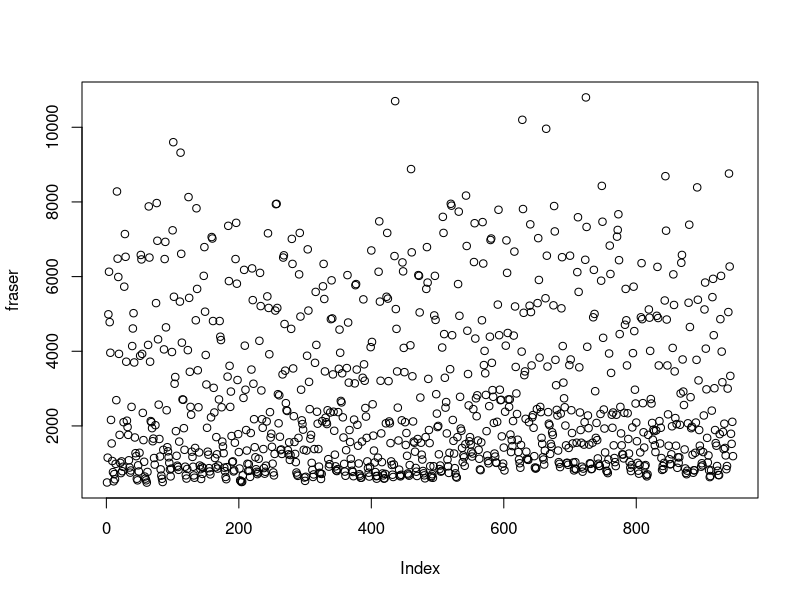
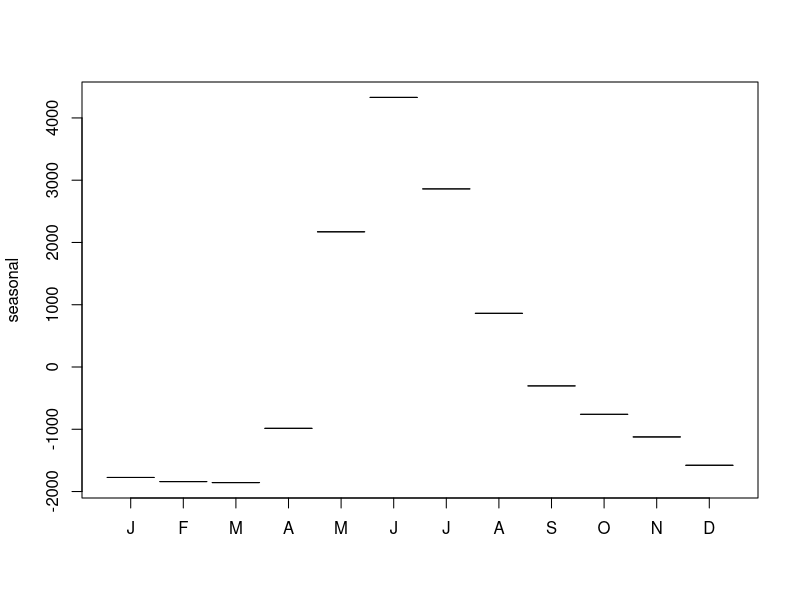
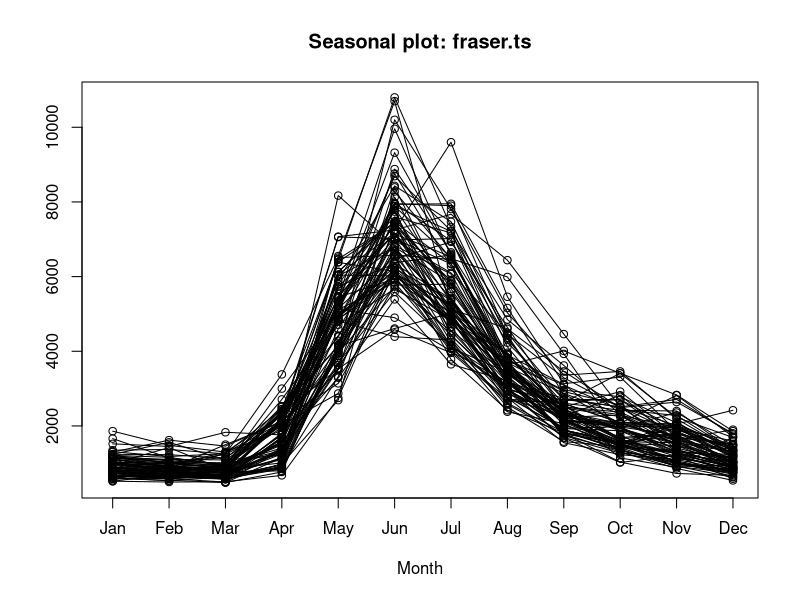
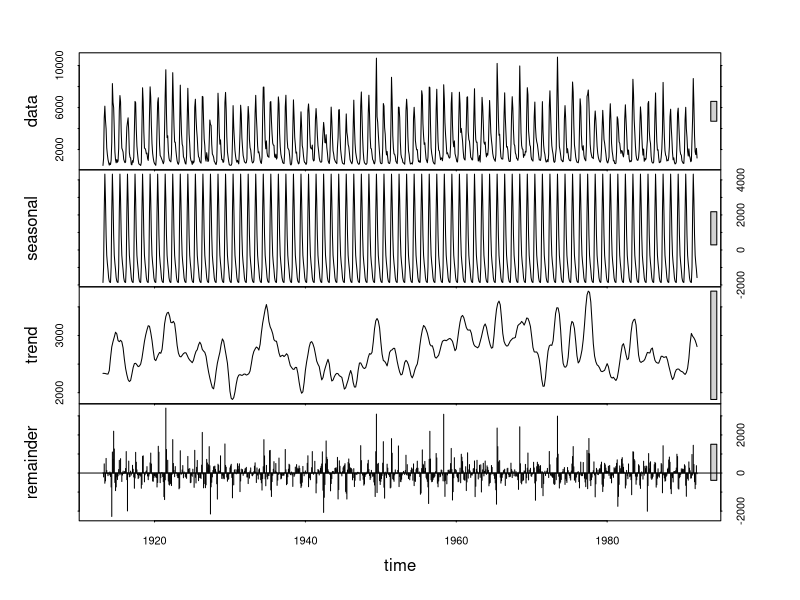
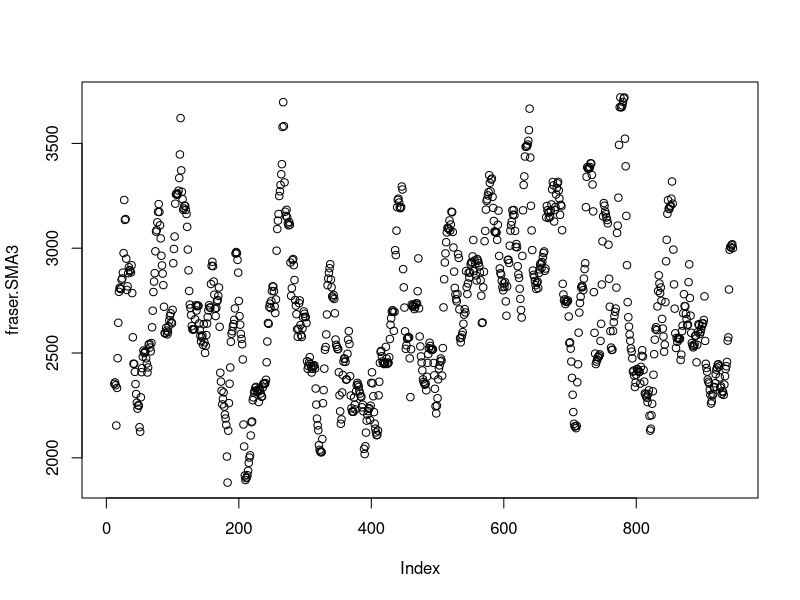
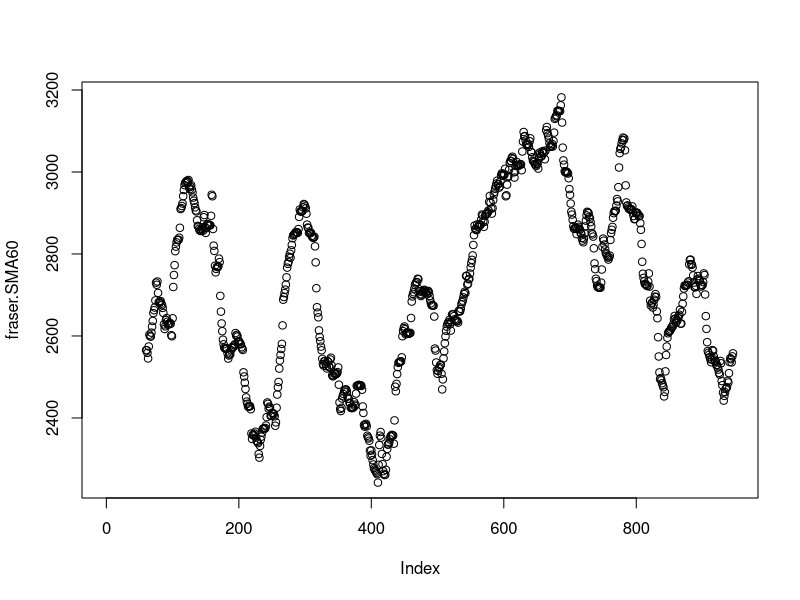
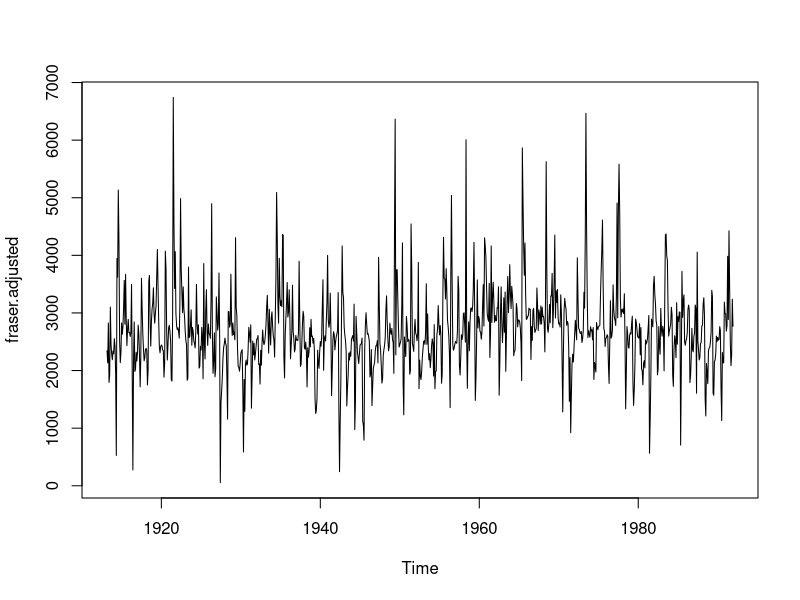
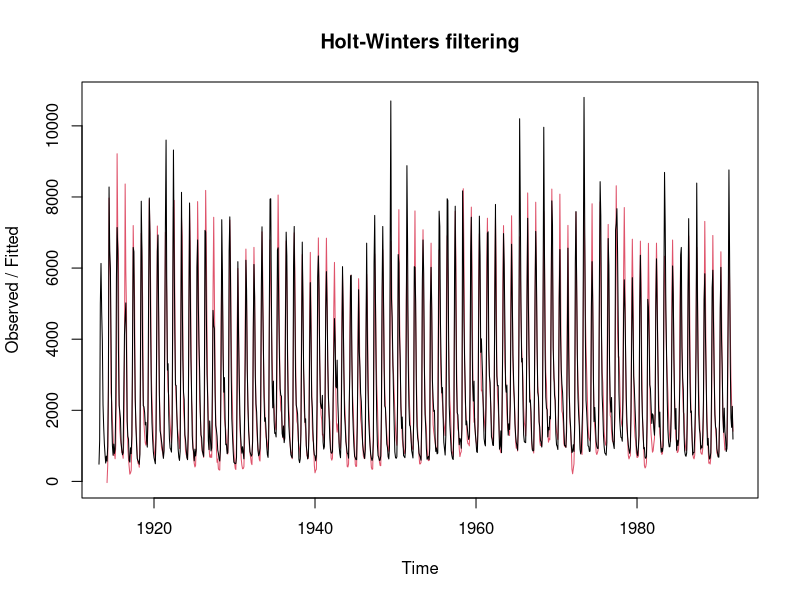

Write the R code that produced these figures, in order. (Note: this script raises an error after producing the figures.)
# load data Fraser River monthly flows
fraser <- scan("time-series/fraser.txt")
# standard plot
plot(fraser)

# specify a frequency and convert the dataset to a time series using the ts
# function
fraser.ts <- ts(fraser, frequency=12, start=c(1913,3))
fraser.ts

# seasonal decomposition of the time series using the stl function
fraser.stl = stl(fraser.ts, s.window="periodic")
fraser.stl

summary(fraser.stl)

# organizes the time series into monthly patterns
monthplot(fraser.stl)

# using seasonal plot
library(forecast)
seasonplot(fraser.ts)

# plots various components of stl
plot(fraser.stl)

# smooth data using the SMA function of the TTR package
library(TTR)
fraser.SMA3 <- SMA(fraser,n=12)
plot(fraser.SMA3)

# stretched out 5 years
fraser.SMA60 <- SMA(fraser,n=60)
plot(fraser.SMA60)

# decompose the components of the time series
fraser.components <- decompose(fraser.ts)

# recalculate without seasonality
fraser.adjusted <- fraser - fraser.components$season
plot(fraser.adjusted)

# short-term forecast from our time series data using Holt-Winters filtering
fraser.forecast <- HoltWinters(fraser.ts,beta=FALSE)
fraser.forecast

# compute the SSE
fraser.forecast$SSE
plot(fraser.forecast)

fraser.forecast$fitted

# use Holt-Winters filtering for forecasting
library(forecast)
fraser.forecast2 <-  forecast:::forecast.HoltWinters(fraser.forecast, h=8)
fraser.forecast2
plot.forecast(fraser.forecast2)

# produce a correlogram using the acf function
# The acf function computes (and by default plots) the autocorrelation of your data.
acf(fraser.forecast2$residuals,lag.max=20,na.action = na.pass)

# use a Box test for the forecast
Box.test(fraser.forecast2$residuals,lag=20,type="Ljung-Box")
plot.ts(fraser.forecast2$residuals)

############################################################
# load data the Santa Fe Time Series Competition b2
sleep <- read.table("time-series/b2.txt")
colnames(sleep) <- c("heart","chest","oxygen")
head(sleep)
sleepts <- ts(sleep)
plot.ts(sleepts)

# generate forecasts
# heart
heart.ts <- ts(sleep$heart)
heart.forecast <- HoltWinters(heart.ts, gamma=FALSE)
heart.forecast
plot(heart.forecast)
# chest
chest.ts <- ts(sleep$chest)
chest.forecast <- HoltWinters(chest.ts, gamma=FALSE)
chest.forecast
plot(chest.forecast)
# oxygen
oxygen.ts <- ts(sleep$oxygen)
oxygen.forecast <- HoltWinters(oxygen.ts, gamma=FALSE)
oxygen.forecast
plot(oxygen.forecast)
